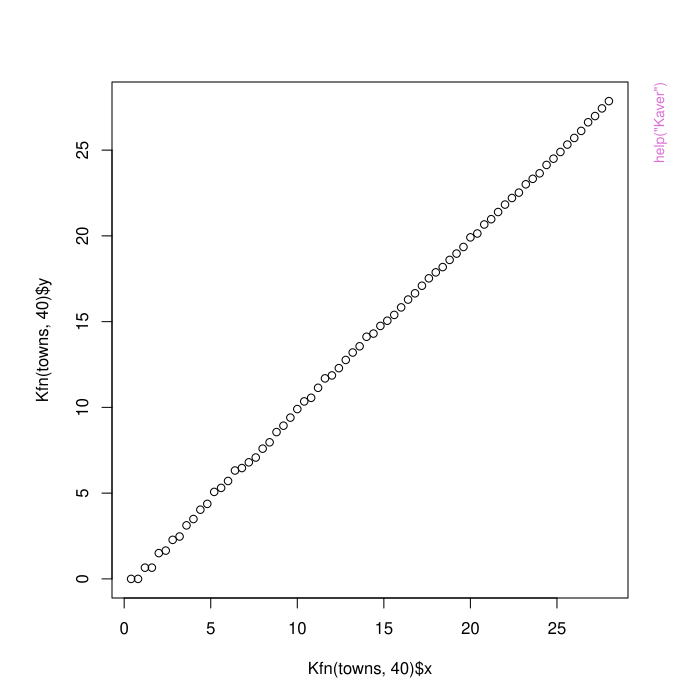

Recreate this plot in R.
pkgname <- "spatial"
source(file.path(R.home("share"), "R", "examples-header.R"))
options(warn = 1)
library('spatial')

base::assign(".oldSearch", base::search(), pos = 'CheckExEnv')
base::assign(".old_wd", base::getwd(), pos = 'CheckExEnv')
cleanEx()
nameEx("Kaver")
### * Kaver

flush(stderr()); flush(stdout())

### Name: Kaver
### Title: Average K-functions from Simulations
### Aliases: Kaver
### Keywords: spatial

### ** Examples

towns <- ppinit("towns.dat")
par(pty="s")
plot(Kfn(towns, 40), type="b")
plot(Kfn(towns, 10), type="b", xlab="distance", ylab="L(t)")
for(i in 1:10) lines(Kfn(Psim(69), 10))
lims <- Kenvl(10,100,Psim(69))
lines(lims$x,lims$lower, lty=2, col="green")
lines(lims$x,lims$upper, lty=2, col="green")
lines(Kaver(10,25,Strauss(69,0.5,3.5)),  col="red")



graphics::par(get("par.postscript", pos = 'CheckExEnv'))
cleanEx()
nameEx("Kenvl")
### * Kenvl

flush(stderr()); flush(stdout())

### Name: Kenvl
### Title: Compute Envelope and Average of Simulations of K-fns
### Aliases: Kenvl
### Keywords: spatial

### ** Examples

towns <- ppinit("towns.dat")
par(pty="s")
plot(Kfn(towns, 40), type="b")
plot(Kfn(towns, 10), type="b", xlab="distance", ylab="L(t)")
for(i in 1:10) lines(Kfn(Psim(69), 10))
lims <- Kenvl(10,100,Psim(69))
lines(lims$x,lims$lower, lty=2, col="green")
lines(lims$x,lims$upper, lty=2, col="green")
lines(Kaver(10,25,Strauss(69,0.5,3.5)), col="red")



graphics::par(get("par.postscript", pos = 'CheckExEnv'))
cleanEx()
nameEx("Kfn")
### * Kfn

flush(stderr()); flush(stdout())

### Name: Kfn
### Title: Compute K-fn of a Point Pattern
### Aliases: Kfn
### Keywords: spatial

### ** Examples

towns <- ppinit("towns.dat")
par(pty="s")
plot(Kfn(towns, 10), type="s", xlab="distance", ylab="L(t)")



graphics::par(get("par.postscript", pos = 'CheckExEnv'))
cleanEx()
nameEx("Psim")
### * Psim

flush(stderr()); flush(stdout())

### Name: Psim
### Title: Simulate Binomial Spatial Point Process
### Aliases: Psim
### Keywords: spatial

### ** Examples

towns <- ppinit("towns.dat")
par(pty="s")
plot(Kfn(towns, 10), type="s", xlab="distance", ylab="L(t)")
for(i in 1:10) lines(Kfn(Psim(69), 10))



graphics::par(get("par.postscript", pos = 'CheckExEnv'))
cleanEx()
nameEx("SSI")
### * SSI

flush(stderr()); flush(stdout())

### Name: SSI
### Title: Simulates Sequential Spatial Inhibition Point Process
### Aliases: SSI
### Keywords: spatial

### ** Examples

towns <- ppinit("towns.dat")
par(pty = "s")
plot(Kfn(towns, 10), type = "b", xlab = "distance", ylab = "L(t)")
lines(Kaver(10, 25, SSI(69, 1.2)))



graphics::par(get("par.postscript", pos = 'CheckExEnv'))
cleanEx()
nameEx("Strauss")
### * Strauss

flush(stderr()); flush(stdout())

### Name: Strauss
### Title: Simulates Strauss Spatial Point Process
### Aliases: Strauss
### Keywords: spatial

### ** Examples

towns <- ppinit("towns.dat")
par(pty="s")
plot(Kfn(towns, 10), type="b", xlab="distance", ylab="L(t)")
lines(Kaver(10, 25, Strauss(69,0.5,3.5)))



graphics::par(get("par.postscript", pos = 'CheckExEnv'))
cleanEx()
nameEx("anova.trls")
### * anova.trls

flush(stderr()); flush(stdout())

### Name: anova.trls
### Title: Anova tables for fitted trend surface objects
### Aliases: anova.trls anovalist.trls
### Keywords: spatial

### ** Examples

library(stats)
data(topo, package="MASS")
topo0 <- surf.ls(0, topo)
topo1 <- surf.ls(1, topo)
topo2 <- surf.ls(2, topo)
topo3 <- surf.ls(3, topo)
topo4 <- surf.ls(4, topo)
anova(topo0, topo1, topo2, topo3, topo4)
summary(topo4)



cleanEx()
nameEx("correlogram")
### * correlogram

flush(stderr()); flush(stdout())

### Name: correlogram
### Title: Compute Spatial Correlograms
### Aliases: correlogram
### Keywords: spatial

### ** Examples

data(topo, package="MASS")
topo.kr <- surf.ls(2, topo)
correlogram(topo.kr, 25)
d <- seq(0, 7, 0.1)
lines(d, expcov(d, 0.7))



cleanEx()
nameEx("expcov")
### * expcov

flush(stderr()); flush(stdout())

### Name: expcov
### Title: Spatial Covariance Functions
### Aliases: expcov gaucov sphercov
### Keywords: spatial

### ** Examples

data(topo, package="MASS")
topo.kr <- surf.ls(2, topo)
correlogram(topo.kr, 25)
d <- seq(0, 7, 0.1)
lines(d, expcov(d, 0.7))



cleanEx()
nameEx("ppinit")
### * ppinit

flush(stderr()); flush(stdout())

### Name: ppinit
### Title: Read a Point Process Object from a File
### Aliases: ppinit
### Keywords: spatial

### ** Examples

towns <- ppinit("towns.dat")
par(pty="s")
plot(Kfn(towns, 10), type="b", xlab="distance", ylab="L(t)")



graphics::par(get("par.postscript", pos = 'CheckExEnv'))
cleanEx()
nameEx("pplik")
### * pplik

flush(stderr()); flush(stdout())

### Name: pplik
### Title: Pseudo-likelihood Estimation of a Strauss Spatial Point Process
### Aliases: pplik
### Keywords: spatial

### ** Examples

pines <- ppinit("pines.dat")
pplik(pines, 0.7)



cleanEx()
nameEx("predict.trls")
### * predict.trls

flush(stderr()); flush(stdout())

### Name: predict.trls
### Title: Predict method for trend surface fits
### Aliases: predict.trls
### Keywords: spatial

### ** Examples

data(topo, package="MASS")
topo2 <- surf.ls(2, topo)
topo4 <- surf.ls(4, topo)
x <- c(1.78, 2.21)
y <- c(6.15, 6.15)
z2 <- predict(topo2, x, y)
z4 <- predict(topo4, x, y)
cat("2nd order predictions:", z2, "\n4th order predictions:", z4, "\n")



cleanEx()
nameEx("prmat")
### * prmat

flush(stderr()); flush(stdout())

### Name: prmat
### Title: Evaluate Kriging Surface over a Grid
### Aliases: prmat
### Keywords: spatial

### ** Examples

data(topo, package="MASS")
topo.kr <- surf.gls(2, expcov, topo, d=0.7)
prsurf <- prmat(topo.kr, 0, 6.5, 0, 6.5, 50)
contour(prsurf, levels=seq(700, 925, 25))



cleanEx()
nameEx("semat")
### * semat

flush(stderr()); flush(stdout())

### Name: semat
### Title: Evaluate Kriging Standard Error of Prediction over a Grid
### Aliases: semat
### Keywords: spatial

### ** Examples

data(topo, package="MASS")
topo.kr <- surf.gls(2, expcov, topo, d=0.7)
prsurf <- prmat(topo.kr, 0, 6.5, 0, 6.5, 50)
contour(prsurf, levels=seq(700, 925, 25))
sesurf <- semat(topo.kr, 0, 6.5, 0, 6.5, 30)
contour(sesurf, levels=c(22,25))



cleanEx()
nameEx("surf.gls")
### * surf.gls

flush(stderr()); flush(stdout())

### Name: surf.gls
### Title: Fits a Trend Surface by Generalized Least-squares
### Aliases: surf.gls
### Keywords: spatial

### ** Examples

library(MASS)  # for eqscplot
data(topo, package="MASS")
topo.kr <- surf.gls(2, expcov, topo, d=0.7)
trsurf <- trmat(topo.kr, 0, 6.5, 0, 6.5, 50)
eqscplot(trsurf, type = "n")
contour(trsurf, add = TRUE)

prsurf <- prmat(topo.kr, 0, 6.5, 0, 6.5, 50)
contour(prsurf, levels=seq(700, 925, 25))
sesurf <- semat(topo.kr, 0, 6.5, 0, 6.5, 30)
eqscplot(sesurf, type = "n")
contour(sesurf, levels = c(22, 25), add = TRUE)



cleanEx()
nameEx("surf.ls")
### * surf.ls

flush(stderr()); flush(stdout())

### Name: surf.ls
### Title: Fits a Trend Surface by Least-squares
### Aliases: surf.ls
### Keywords: spatial

### ** Examples

library(MASS)  # for eqscplot
data(topo, package="MASS")
topo.kr <- surf.ls(2, topo)
trsurf <- trmat(topo.kr, 0, 6.5, 0, 6.5, 50)
eqscplot(trsurf, type = "n")
contour(trsurf, add = TRUE)
points(topo)

eqscplot(trsurf, type = "n")
contour(trsurf, add = TRUE)
plot(topo.kr, add = TRUE)
title(xlab= "Circle radius proportional to Cook's influence statistic")



cleanEx()
nameEx("trls.influence")
### * trls.influence

flush(stderr()); flush(stdout())

### Name: trls.influence
### Title: Regression diagnostics for trend surfaces
### Aliases: trls.influence plot.trls
### Keywords: spatial

### ** Examples

library(MASS)  # for eqscplot
data(topo, package = "MASS")
topo2 <- surf.ls(2, topo)
infl.topo2 <- trls.influence(topo2)
(cand <- as.data.frame(infl.topo2)[abs(infl.topo2$stresid) > 1.5, ])
cand.xy <- topo[as.integer(rownames(cand)), c("x", "y")]
trsurf <- trmat(topo2, 0, 6.5, 0, 6.5, 50)
eqscplot(trsurf, type = "n")
contour(trsurf, add = TRUE, col = "grey")
plot(topo2, add = TRUE, div = 3)
points(cand.xy, pch = 16, col = "orange")
text(cand.xy, labels = rownames(cand.xy), pos = 4, offset = 0.5)



cleanEx()
nameEx("trmat")
### * trmat

flush(stderr()); flush(stdout())

### Name: trmat
### Title: Evaluate Trend Surface over a Grid
### Aliases: trmat
### Keywords: spatial

### ** Examples

data(topo, package="MASS")
topo.kr <- surf.ls(2, topo)
trsurf <- trmat(topo.kr, 0, 6.5, 0, 6.5, 50)



cleanEx()
nameEx("variogram")
### * variogram

flush(stderr()); flush(stdout())

### Name: variogram
### Title: Compute Spatial Variogram
### Aliases: variogram
### Keywords: spatial

### ** Examples

data(topo, package="MASS")
topo.kr <- surf.ls(2, topo)
variogram(topo.kr, 25)



### * <FOOTER>
###
cleanEx()
options(digits = 7L)
base::cat("Time elapsed: ", proc.time() - base::get("ptime", pos = 'CheckExEnv'),"\n")
grDevices::dev.off()
###
### Local variables: ***
### mode: outline-minor ***
### outline-regexp: "\\(> \\)?### [*]+" ***
### End: ***
quit('no')
